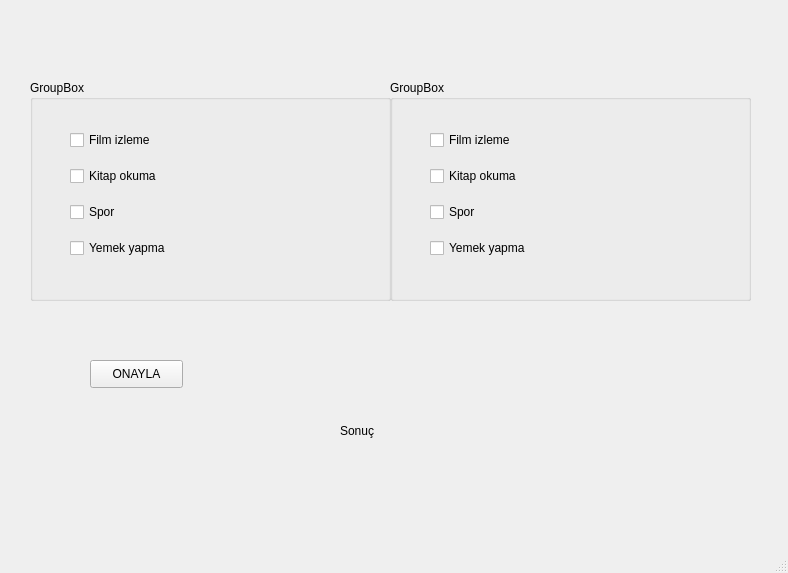
<?xml version="1.0" encoding="UTF-8"?>
<ui version="4.0">
 <class>MainWindow</class>
 <widget class="QMainWindow" name="MainWindow">
  <property name="geometry">
   <rect>
    <x>0</x>
    <y>0</y>
    <width>788</width>
    <height>573</height>
   </rect>
  </property>
  <property name="windowTitle">
   <string>MainWindow</string>
  </property>
  <widget class="QWidget" name="centralwidget">
   <widget class="QPushButton" name="pushButton">
    <property name="geometry">
     <rect>
      <x>90</x>
      <y>360</y>
      <width>93</width>
      <height>28</height>
     </rect>
    </property>
    <property name="text">
     <string>ONAYLA</string>
    </property>
   </widget>
   <widget class="QLabel" name="lbl">
    <property name="geometry">
     <rect>
      <x>340</x>
      <y>370</y>
      <width>261</width>
      <height>121</height>
     </rect>
    </property>
    <property name="text">
     <string>Sonuç</string>
    </property>
   </widget>
   <widget class="QGroupBox" name="groupBox">
    <property name="geometry">
     <rect>
      <x>30</x>
      <y>80</y>
      <width>361</width>
      <height>221</height>
     </rect>
    </property>
    <property name="title">
     <string>GroupBox</string>
    </property>
    <widget class="QWidget" name="layoutWidget">
     <property name="geometry">
      <rect>
       <x>40</x>
       <y>40</y>
       <width>281</width>
       <height>151</height>
      </rect>
     </property>
     <layout class="QVBoxLayout" name="verticalLayout">
      <item>
       <widget class="QCheckBox" name="Film">
        <property name="text">
         <string>Film izleme</string>
        </property>
       </widget>
      </item>
      <item>
       <widget class="QCheckBox" name="Kitap">
        <property name="minimumSize">
         <size>
          <width>0</width>
          <height>20</height>
         </size>
        </property>
        <property name="text">
         <string>Kitap okuma</string>
        </property>
       </widget>
      </item>
      <item>
       <widget class="QCheckBox" name="Yemek">
        <property name="text">
         <string>Spor</string>
        </property>
       </widget>
      </item>
      <item>
       <widget class="QCheckBox" name="Spor">
        <property name="minimumSize">
         <size>
          <width>20</width>
          <height>20</height>
         </size>
        </property>
        <property name="text">
         <string>Yemek yapma</string>
        </property>
       </widget>
      </item>
     </layout>
    </widget>
   </widget>
   <widget class="QGroupBox" name="groupBoxx">
    <property name="geometry">
     <rect>
      <x>390</x>
      <y>80</y>
      <width>361</width>
      <height>221</height>
     </rect>
    </property>
    <property name="title">
     <string>GroupBox</string>
    </property>
    <widget class="QWidget" name="layoutWidget_2">
     <property name="geometry">
      <rect>
       <x>40</x>
       <y>40</y>
       <width>281</width>
       <height>151</height>
      </rect>
     </property>
     <layout class="QVBoxLayout" name="verticalLayout_2">
      <item>
       <widget class="QCheckBox" name="Film_2">
        <property name="text">
         <string>Film izleme</string>
        </property>
       </widget>
      </item>
      <item>
       <widget class="QCheckBox" name="Kitap_2">
        <property name="minimumSize">
         <size>
          <width>0</width>
          <height>20</height>
         </size>
        </property>
        <property name="text">
         <string>Kitap okuma</string>
        </property>
       </widget>
      </item>
      <item>
       <widget class="QCheckBox" name="Yemek_2">
        <property name="text">
         <string>Spor</string>
        </property>
       </widget>
      </item>
      <item>
       <widget class="QCheckBox" name="Spor_2">
        <property name="minimumSize">
         <size>
          <width>20</width>
          <height>20</height>
         </size>
        </property>
        <property name="text">
         <string>Yemek yapma</string>
        </property>
       </widget>
      </item>
     </layout>
    </widget>
   </widget>
  </widget>
  <widget class="QMenuBar" name="menubar">
   <property name="geometry">
    <rect>
     <x>0</x>
     <y>0</y>
     <width>788</width>
     <height>26</height>
    </rect>
   </property>
  </widget>
  <widget class="QStatusBar" name="statusbar"/>
 </widget>
 <resources/>
 <connections/>
</ui>
